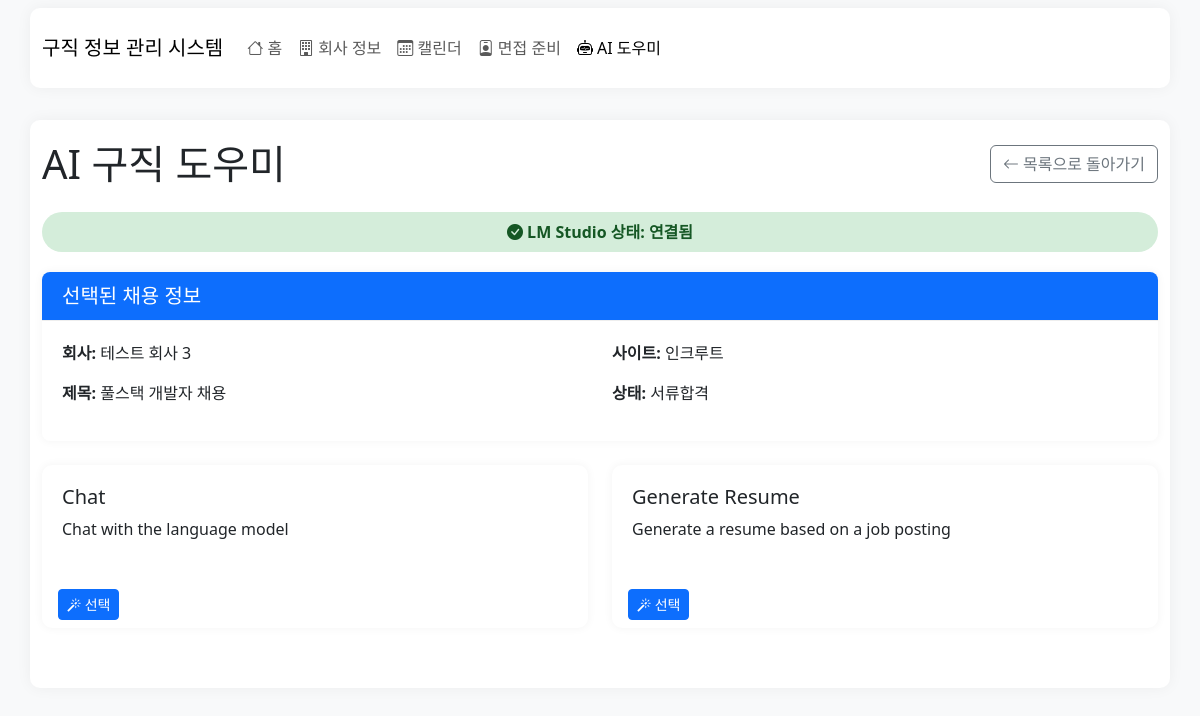
The app's page /ai/ai/assistant/3 with its own data.
### models.py (models this page shows, shortened)
class Job(db.Model):
    id = db.Column(db.Integer, primary_key=True)
    site = db.Column(db.String(100), nullable=False)
    company_name = db.Column(db.String(200), nullable=False)
    title = db.Column(db.String(300), nullable=False)
    url = db.Column(db.String(500), nullable=False)
    status = db.Column(db.String(20), default='미지원')  # '미지원', '지원', '서류합격', '1차면접', '2차면접', '최종합격', '불합격', '보류' 중 하나
    note = db.Column(db.Text, nullable=True)  # 메모 저장을 위한 필드
    deadline = db.Column(db.Date, nullable=True)  # 마감일 추가
    created_at = db.Column(db.DateTime, default=datetime.utcnow)
    applied = db.Column(db.Boolean, default=False)
    resume = db.Column(db.Text, nullable=True)  # 자기소개서 내용
    resume_file = db.Column(db.String(500), nullable=True)  # 자기소개서 파일 경로
    portfolio_file = db.Column(db.String(500), nullable=True)  # 포트폴리오 파일 경로
    application_date = db.Column(db.Date, nullable=True)  # 지원 날짜
    company_id = db.Column(db.Integer, db.ForeignKey('company.id'), nullable=True)

### routes/ai_routes.py (the view)
@ai.route('/ai/assistant/<int:job_id>')
def ai_assistant_for_job(job_id):
    job = Job.query.get_or_404(job_id)
    lm_studio_connected = False
    tools = []
    mcp_enabled = current_app.config.get('MCP_ENABLED', False)
    if mcp_enabled:
        try:
            from mcp import get_lm_studio, list_tools
            lm_studio = get_lm_studio(current_app.config['LM_STUDIO_URL'])
            lm_studio_connected = lm_studio.check_connection()
            if lm_studio_connected:
                try:
                    tools = list_tools()
                except Exception as e:
                    current_app.logger.error(f"Error listing MCP tools: {e}")
                    tools = [
                        {
                            "name": "chat",
                            "description": "Chat with the language model"
                        },
                        {
                            "name": "generate_resume",
                            "description": "Generate a resume based on a job posting"
                        }
                    ]
        except Exception as e:
            current_app.logger.error(f"Error connecting to LM Studio: {e}")
            tools = [
                {
                    "name": "chat",
                    "description": "Chat with the language model"
                },
                {
                    "name": "generate_resume",
                    "description": "Generate a resume based on a job posting"
                }
            ]
    return render_template('ai_assistant.html',
                           job=job,
                           lm_studio_connected=lm_studio_connected,
                           tools=tools,
                           mcp_enabled=mcp_enabled)

### app.py (called while the page is built)
@app.teardown_appcontext
def teardown_mcp(exception):
    if mcp_enabled:
        shutdown()

### mcp/__init__.py (called while the page is built)
def run_async(coro):
    loop = asyncio.new_event_loop()
    try:
        return loop.run_until_complete(coro)
    finally:
        loop.close()

def get_client():
    global _client
    if _client is None:
        _client = MCPClient()
    return _client

def list_tools():
    client = get_client()
    return run_async(client.list_tools())

def shutdown():
    global _client
    if _client:
        run_async(_client.close())
        _client = None

    async def list_tools(self):
        return [{
            "name": "chat",
            "description": "Chat with the language model",
            "inputSchema": {"type": "object", "properties": {"prompt": {"type": "string"}}}
        }, {
            "name": "generate_resume",
            "description": "Generate a resume based on a job posting",
            "inputSchema": {"type": "object", "properties": {"job_id": {"type": "integer"}}}
        }]

    async def close(self):
        pass

### mcp/lm_studio.py (called while the page is built)
def get_lm_studio(api_url=None):
    global _lm_studio
    if _lm_studio is None or (api_url and api_url != _lm_studio.api_url):
        _lm_studio = LMStudio(api_url=api_url or "http://localhost:1234/v1")
    return _lm_studio

    def check_connection(self) -> bool:
        return True

### templates/ai_assistant.html (shortened to what this page needs)
{% extends "base.html" %}
{% block header %}
<div class="d-flex justify-content-between align-items-center mb-4">
    <h1 class="mb-0">AI 구직 도우미</h1>
    <a href="{{ url_for('main.index') }}" class="btn btn-outline-secondary">
        <i class="bi bi-arrow-left"></i> 목록으로 돌아가기
    </a>
</div>
{% endblock %}
{% block content %}
<div class="connection-status {% if lm_studio_connected %}status-connected{% else %}status-disconnected{% endif %}">
    <i class="bi {% if lm_studio_connected %}bi-check-circle-fill{% else %}bi-exclamation-triangle-fill{% endif %}"></i>
    LM Studio 상태: {% if lm_studio_connected %}연결됨{% else %}연결 안됨{% endif %}
</div>
{% if job %}
<div class="card mb-4">
    <div class="card-header bg-primary text-white">
        <h5 class="mb-0">선택된 채용 정보</h5>
    </div>
    <div class="card-body">
        <div class="row">
            <div class="col-md-6">
                <p><strong>회사:</strong> {{ job.company_name }}</p>
                <p><strong>제목:</strong> {{ job.title }}</p>
            </div>
            <div class="col-md-6">
                <p><strong>사이트:</strong> {{ job.site }}</p>
                <p><strong>상태:</strong> {{ job.status }}</p>
            </div>
        </div>
    </div>
</div>
{% endif %}
<div class="row mb-4">
    {% for tool in tools %}
    <div class="col-md-6 mb-3">
        <div class="card ai-card tool-card h-100" data-tool-name="{{ tool.name }}">
            <div class="card-body">
                <h5 class="card-title">{{ tool.name | replace('_', ' ') | title }}</h5>
                <p class="card-text">{{ tool.description }}</p>
            </div>
            <div class="card-footer bg-transparent border-0">
                <button class="btn btn-sm btn-primary select-tool" data-tool-name="{{ tool.name }}">
                    <i class="bi bi-magic"></i> 선택
                </button>
            </div>
        </div>
    </div>
    {% endfor %}
</div>
{% endblock %}

### static/css/style.css (style rules this page uses)
body { background-color: #f8f9fa; }
.card { border: none; box-shadow: 0 0 10px rgba(0, 0, 0, 0.05); margin-bottom: 20px; border-radius: 8px; overflow: hidden; }
.card-header { background-color: #f8f9fa; border-bottom: 1px solid #eee; padding: 12px 20px; }
.card-body { padding: 20px; }
.ai-card { transition: transform 0.2s; }
.tool-card { cursor: pointer; height: 100%; }

### templates/ai_assistant.html (style rules this page uses)
.ai-card { border-radius: 10px; margin-bottom: 20px; transition: transform 0.2s; }
.tool-card { cursor: pointer; height: 100%; }
.connection-status { padding: 8px 16px; border-radius: 20px; font-weight: bold; margin-bottom: 20px; text-align: center; }
.status-connected { background-color: #d4edda; color: #155724; }

### records on screen
Job: company_name "테스트 회사 3", title "풀스택 개발자 채용", site "인크루트", status "서류합격"

### other values on screen
{{ tool.name | replace('_', ' ') | title }} "Chat" "Generate Resume"
{{ tool.description }} "Chat with the language model" "Generate a resume based on a job posting"
